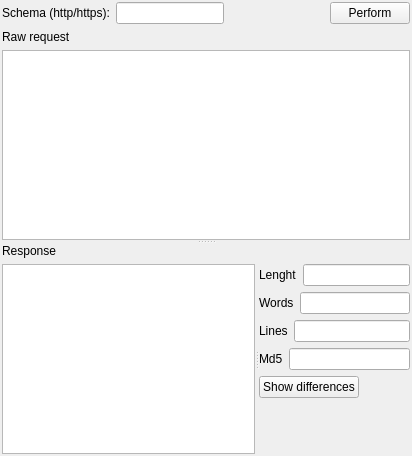
      <widget class="QWidget" name="tab_10" >
       <attribute name="title" >
        <string>Repeat Request</string>
       </attribute>
       <layout class="QGridLayout" >
        <property name="margin" >
         <number>2</number>
        </property>
        <item row="0" column="0" >
         <widget class="QSplitter" name="splitter_4" >
          <property name="orientation" >
           <enum>Qt::Vertical</enum>
          </property>
          <widget class="QWidget" name="layoutWidget" >
           <layout class="QVBoxLayout" >
            <item>
             <layout class="QHBoxLayout" >
              <item>
               <widget class="QLabel" name="label_19" >
                <property name="sizePolicy" >
                 <sizepolicy vsizetype="Fixed" hsizetype="Fixed" >
                  <horstretch>0</horstretch>
                  <verstretch>0</verstretch>
                 </sizepolicy>
                </property>
                <property name="text" >
                 <string>Schema (http/https):</string>
                </property>
               </widget>
              </item>
              <item>
               <widget class="QLineEdit" name="requrlEdit" >
                <property name="sizePolicy" >
                 <sizepolicy vsizetype="Fixed" hsizetype="Fixed" >
                  <horstretch>0</horstretch>
                  <verstretch>0</verstretch>
                 </sizepolicy>
                </property>
                <property name="maxLength" >
                 <number>5</number>
                </property>
               </widget>
              </item>
              <item>
               <spacer>
                <property name="orientation" >
                 <enum>Qt::Horizontal</enum>
                </property>
                <property name="sizeHint" stdset="0" >
                 <size>
                  <width>40</width>
                  <height>20</height>
                 </size>
                </property>
               </spacer>
              </item>
              <item>
               <widget class="QPushButton" name="reqperformButton" >
                <property name="sizePolicy" >
                 <sizepolicy vsizetype="Fixed" hsizetype="Fixed" >
                  <horstretch>0</horstretch>
                  <verstretch>0</verstretch>
                 </sizepolicy>
                </property>
                <property name="text" >
                 <string>Perform</string>
                </property>
               </widget>
              </item>
             </layout>
            </item>
            <item>
             <widget class="QLabel" name="label_25" >
              <property name="sizePolicy" >
               <sizepolicy vsizetype="Fixed" hsizetype="Fixed" >
                <horstretch>0</horstretch>
                <verstretch>0</verstretch>
               </sizepolicy>
              </property>
              <property name="text" >
               <string>Raw request</string>
              </property>
             </widget>
            </item>
            <item>
             <widget class="QTextEdit" name="reqTextEdit" />
            </item>
           </layout>
          </widget>
          <widget class="QWidget" name="layoutWidget" >
           <layout class="QVBoxLayout" >
            <item>
             <widget class="QLabel" name="label_20" >
              <property name="sizePolicy" >
               <sizepolicy vsizetype="Fixed" hsizetype="Fixed" >
                <horstretch>0</horstretch>
                <verstretch>0</verstretch>
               </sizepolicy>
              </property>
              <property name="text" >
               <string>Response</string>
              </property>
             </widget>
            </item>
            <item>
             <widget class="QSplitter" name="splitter_3" >
              <property name="orientation" >
               <enum>Qt::Horizontal</enum>
              </property>
              <widget class="QTextEdit" name="responseTextEdit" >
               <property name="enabled" >
                <bool>true</bool>
               </property>
               <property name="readOnly" >
                <bool>true</bool>
               </property>
              </widget>
              <widget class="QWidget" name="layoutWidget" >
               <layout class="QVBoxLayout" >
                <item>
                 <layout class="QHBoxLayout" >
                  <item>
                   <widget class="QLabel" name="label_22" >
                    <property name="text" >
                     <string>Lenght</string>
                    </property>
                   </widget>
                  </item>
                  <item>
                   <widget class="QLineEdit" name="responselenghtEdit" >
                    <property name="enabled" >
                     <bool>true</bool>
                    </property>
                    <property name="readOnly" >
                     <bool>true</bool>
                    </property>
                   </widget>
                  </item>
                 </layout>
                </item>
                <item>
                 <layout class="QHBoxLayout" >
                  <item>
                   <widget class="QLabel" name="label_23" >
                    <property name="text" >
                     <string>Words</string>
                    </property>
                   </widget>
                  </item>
                  <item>
                   <widget class="QLineEdit" name="responsewordsEdit" >
                    <property name="enabled" >
                     <bool>true</bool>
                    </property>
                    <property name="readOnly" >
                     <bool>true</bool>
                    </property>
                   </widget>
                  </item>
                 </layout>
                </item>
                <item>
                 <layout class="QHBoxLayout" >
                  <item>
                   <widget class="QLabel" name="label_21" >
                    <property name="text" >
                     <string>Lines</string>
                    </property>
                   </widget>
                  </item>
                  <item>
                   <widget class="QLineEdit" name="responselinesEdit" >
                    <property name="enabled" >
                     <bool>true</bool>
                    </property>
                    <property name="readOnly" >
                     <bool>true</bool>
                    </property>
                   </widget>
                  </item>
                 </layout>
                </item>
                <item>
                 <layout class="QHBoxLayout" >
                  <item>
                   <widget class="QLabel" name="label_24" >
                    <property name="text" >
                     <string>Md5</string>
                    </property>
                   </widget>
                  </item>
                  <item>
                   <widget class="QLineEdit" name="responsemd5Edit" >
                    <property name="enabled" >
                     <bool>true</bool>
                    </property>
                    <property name="text" >
                     <string/>
                    </property>
                    <property name="readOnly" >
                     <bool>true</bool>
                    </property>
                   </widget>
                  </item>
                 </layout>
                </item>
                <item>
                 <widget class="QPushButton" name="diffButton" >
                  <property name="sizePolicy" >
                   <sizepolicy vsizetype="Fixed" hsizetype="Fixed" >
                    <horstretch>0</horstretch>
                    <verstretch>0</verstretch>
                   </sizepolicy>
                  </property>
                  <property name="text" >
                   <string>Show differences</string>
                  </property>
                  <property name="checkable" >
                   <bool>true</bool>
                  </property>
                 </widget>
                </item>
                <item>
                 <spacer>
                  <property name="orientation" >
                   <enum>Qt::Vertical</enum>
                  </property>
                  <property name="sizeHint" stdset="0" >
                   <size>
                    <width>20</width>
                    <height>40</height>
                   </size>
                  </property>
                 </spacer>
                </item>
               </layout>
              </widget>
             </widget>
            </item>
           </layout>
          </widget>
         </widget>
        </item>
       </layout>
      </widget>
